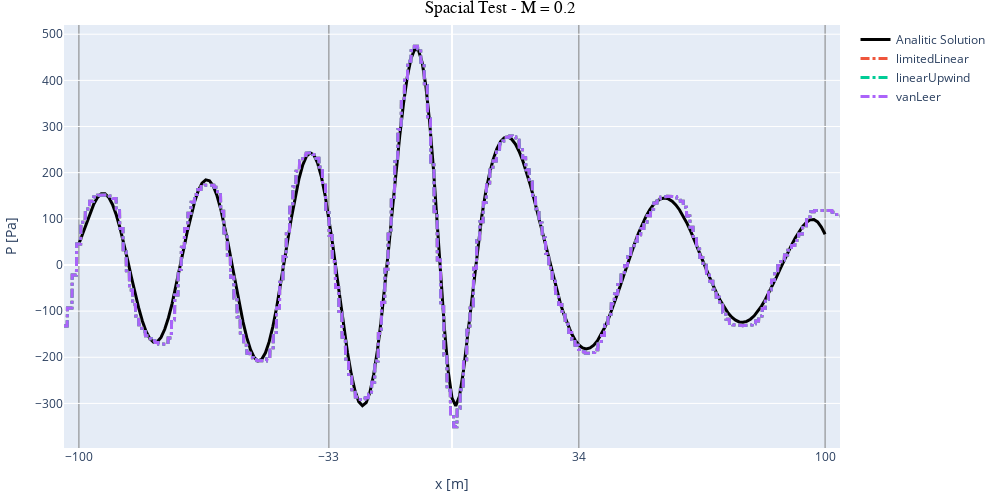
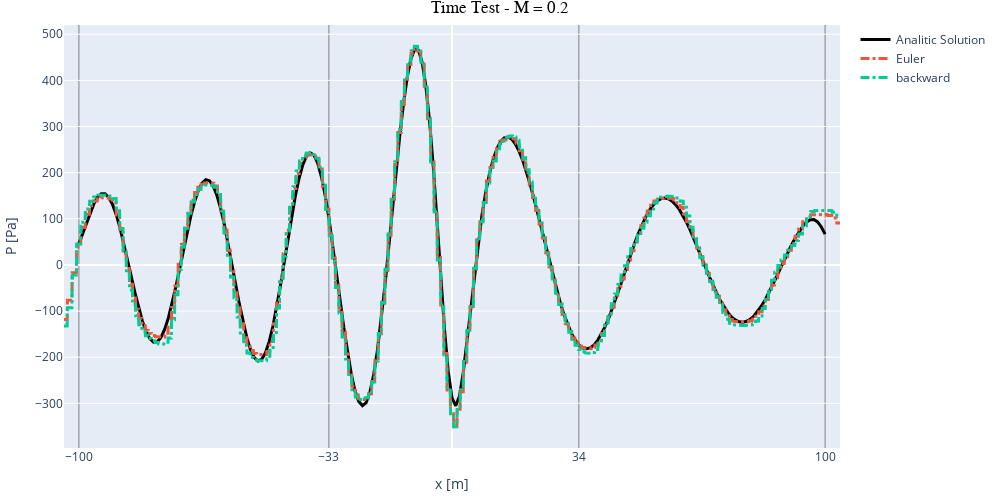

The cell these charts' notebook holds for them, in order:
### Code cell
analitic = PATH_DATA.joinpath('monopoleFlow','analytical', 'monopole_M0.2.json')
psimS = importData(case = 'mach0.2', test='spacialTest', keyword='32ppw')
plotSchemesGO(psimS, analitc=analitic, title='Spacial Test - M = 0.2', save=False, windows =True)

psimS = importData(case = 'mach0.2', test='timeTest', keyword='32ppw')
plotSchemesGO(psimS, analitc=analitic, title='Time Test - M = 0.2', save=False, windows =True)

### Figure 1 — Plotly figure (JSON) as saved in the notebook; plotly's stock layout.template omitted (floating-point values rounded to 4 significant figures; data arrays with more than 128 entries replaced by an {"elided": "..."} marker saying what was removed)
{"data": [{"line": {"color": "black", "width": 3}, "name": "Analitic Solution", "type": "scatter", "visible": true, "x": {"elided": "201 int values"}, "y": {"elided": "201 float values"}}, {"hovertext": "win 1 = 1.97 % win 2 = 0.83 % win 3 = 1.36 % ", "line": {"backoff": 0.5, "dash": "dashdot", "width": 3}, "mode": "lines", "name": "limitedLinear", "type": "scatter", "visible": true, "x": {"elided": "2936 float values"}, "y": {"elided": "2936 float values"}}, {"hovertext": "win 1 = 1.97 % win 2 = 0.83 % win 3 = 1.36 % ", "line": {"backoff": 0.5, "dash": "dashdot", "width": 3}, "mode": "lines", "name": "linearUpwind", "type": "scatter", "visible": true, "x": {"elided": "2936 float values"}, "y": {"elided": "2936 float values"}}, {"hovertext": "win 1 = 1.97 % win 2 = 0.83 % win 3 = 1.36 % ", "line": {"backoff": 0.5, "dash": "dashdot", "width": 3}, "mode": "lines", "name": "vanLeer", "type": "scatter", "visible": true, "x": {"elided": "2936 float values"}, "y": {"elided": "2936 float values"}}], "layout": {"autosize": false, "height": 500, "margin": {"b": 20, "l": 10, "r": 10, "t": 25}, "title": {"font": {"color": "black", "family": "Arial"}, "text": "Spacial Test - M = 0.2", "x": 0.5}, "width": 1000, "xaxis": {"gridcolor": "gray", "range": [-104, 104], "showgrid": true, "tickvals": [-100, -33, 34, 100], "title": {"text": "x [m]"}}, "yaxis": {"title": {"text": "P [Pa]"}}}}

### Figure 2 — Plotly figure (JSON) as saved in the notebook; plotly's stock layout.template omitted (floating-point values rounded to 4 significant figures; data arrays with more than 128 entries replaced by an {"elided": "..."} marker saying what was removed)
{"data": [{"line": {"color": "black", "width": 3}, "name": "Analitic Solution", "type": "scatter", "visible": true, "x": {"elided": "201 int values"}, "y": {"elided": "201 float values"}}, {"hovertext": "win 1 = 0.86 % win 2 = 0.71 % win 3 = 0.44 % ", "line": {"backoff": 0.5, "dash": "dashdot", "width": 3}, "mode": "lines", "name": "Euler", "type": "scatter", "visible": true, "x": {"elided": "2936 float values"}, "y": {"elided": "2936 float values"}}, {"hovertext": "win 1 = 1.97 % win 2 = 0.83 % win 3 = 1.36 % ", "line": {"backoff": 0.5, "dash": "dashdot", "width": 3}, "mode": "lines", "name": "backward", "type": "scatter", "visible": true, "x": {"elided": "2936 float values"}, "y": {"elided": "2936 float values"}}], "layout": {"autosize": false, "height": 500, "margin": {"b": 20, "l": 10, "r": 10, "t": 25}, "title": {"font": {"color": "black", "family": "Arial"}, "text": "Time Test - M = 0.2", "x": 0.5}, "width": 1000, "xaxis": {"gridcolor": "gray", "range": [-104, 104], "showgrid": true, "tickvals": [-100, -33, 34, 100], "title": {"text": "x [m]"}}, "yaxis": {"title": {"text": "P [Pa]"}}}}
